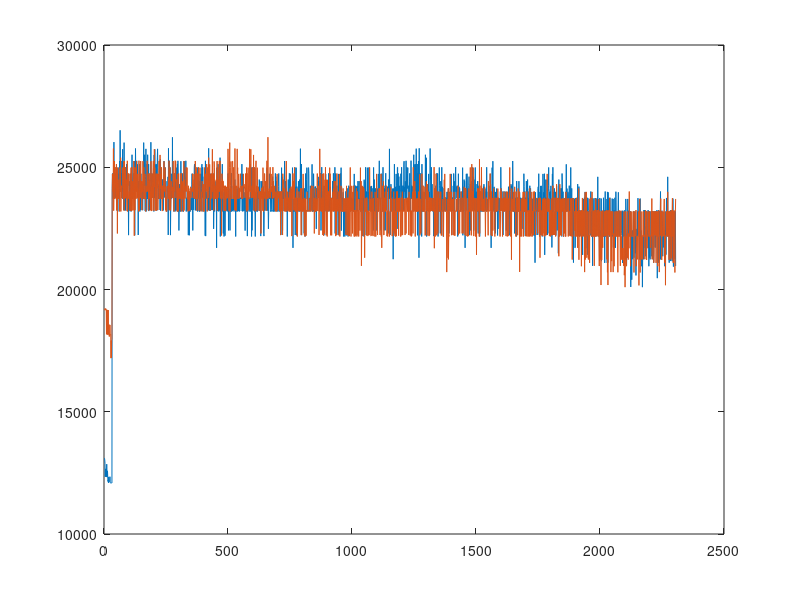
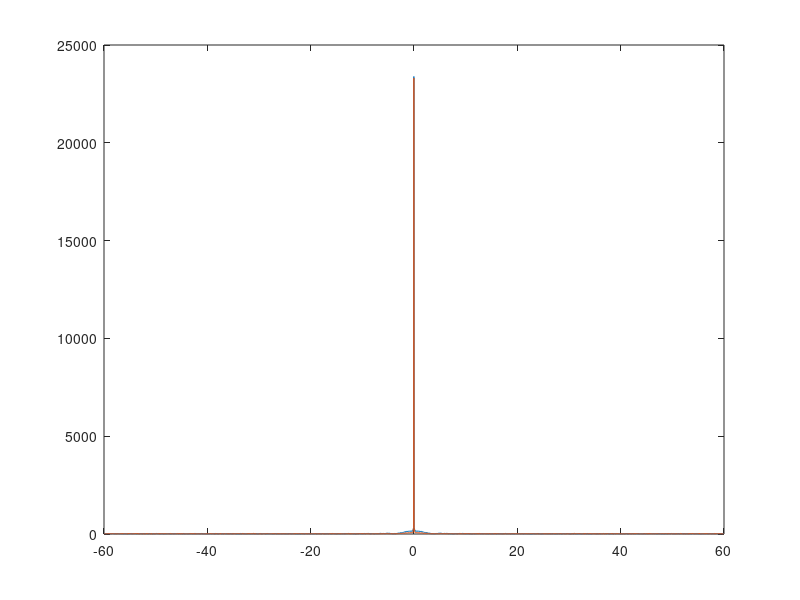

Reproduce these figures in MATLAB, in order.
DATA = importdata('dataClap.txt');
dat1 = DATA(:, 1);
dat2 = DATA(:, 2);

t = 1:length(dat1);

clf, close all;
figure(1)
plot(t, dat1), hold on
plot(t, dat2)

figure(2)
Fs = 120;
N = length(dat1);
F0 = Fs/N;
f = [-N/2*F0:F0:(N/2-1)*F0];
plot(f, abs(fftshift(fft(dat1))/N)), hold on
plot(f, abs(fftshift(fft(dat2))/N))